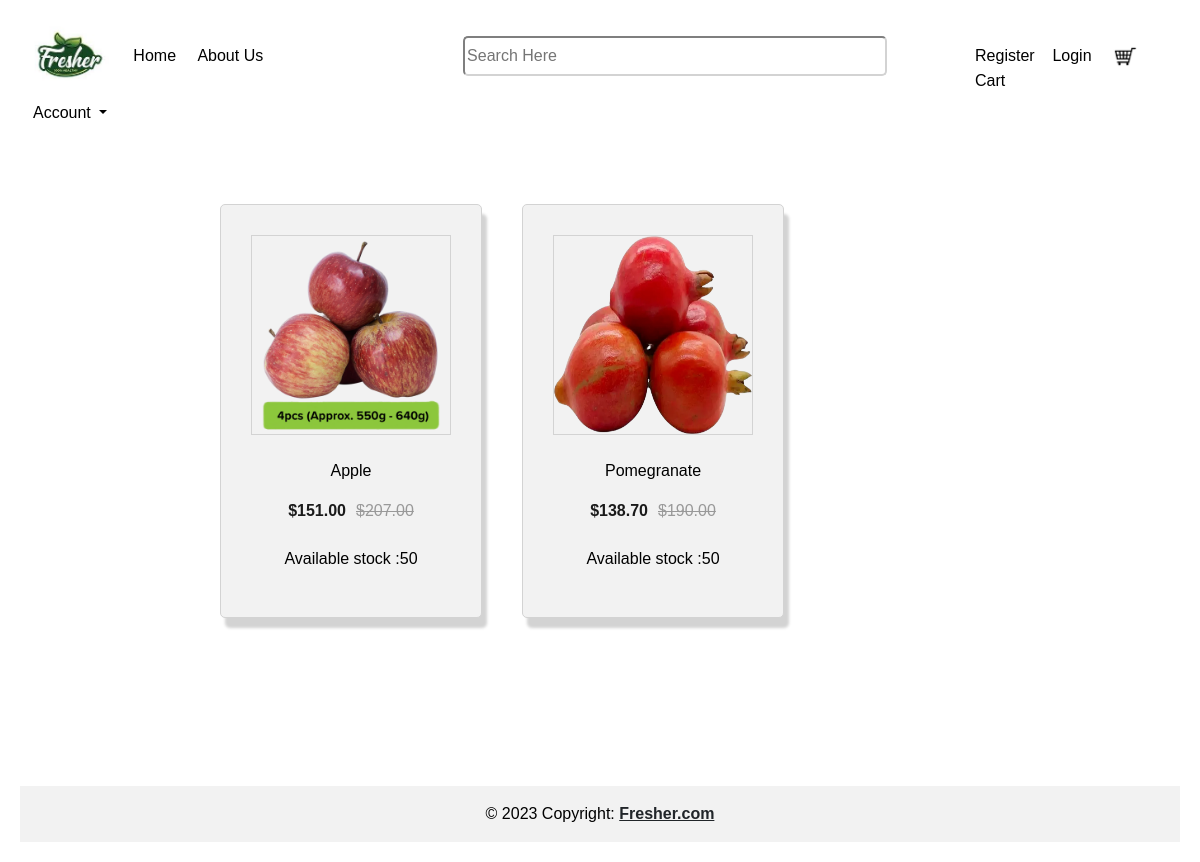
Page /main/items/Fresh fruits on the committed database.
### main/models.py (models this page shows, shortened)
class AllItems(models.Model):
    name = models.CharField(max_length=255,primary_key=True)
    description = models.TextField()
    price = models.DecimalField(max_digits=10, decimal_places=2)
    oldprice=models.DecimalField(max_digits=10, decimal_places=2,null=True)
    product = models.ForeignKey(Product, on_delete=models.CASCADE)
    image = models.ImageField(upload_to='product_images/',blank=True)
    stock_quantity = models.PositiveIntegerField(default=50)

### main/views.py (the view)
# urls.py: path('items/<str:name>',views.allitems,name="items1"),
def allitems(request,name):
    items=AllItems.objects.filter(product=name)
    return render(request,'items.html',{'items':items})

### templates/items.html (shortened to what this page needs)
{% extends 'base.html' %}
{% load static %}
{% block link %}
<link rel="stylesheet" href="{% static 'css/main.css' %}">
{% endblock %}
    {% block content %}
    <div class="main mt-5">
        {% for i in items %}
            <div class="div">
                <a href="{% url 'det' i.name %}" style="text-decoration:none;color:black;">
                <img src="/main/{{i.image}}" width="200px" height="200px"><br><br>
                <p>{{i.name}}</p>
                <div class="span">
                    <span class="new-price">${{i.price}}</span>
                    <span class="old-price">${{i.oldprice}}</span>
                </div><br>
                <p>Available stock :{{i.stock_quantity}}</p>
            </div>
        {% endfor %}
        <body>
    {% endblock %}

### static/css/main.css (style rules this page uses)
.div { border: 1px solid lightgray;border-radius: 5px; background-color:#f2f2f2;padding: 30px;box-shadow: 5px 10px 3px lightgray; }
.div p { display: flex;justify-content: center;align-items: center; }
.div img { border: 1px solid lightgray; }
.main { display: flex; flex-direction: row;padding: 50; gap: 20px;flex-wrap: wrap;padding-left: 200px; }
body { font-family: Arial, sans-serif; margin: 20px; }
.old-price { color: #999; text-decoration: line-through; }
.new-price { color: #1a1a1a; font-weight: bold; }
.span { display: flex; flex-direction: row; justify-content: center; align-items: center;gap: 10px; }

### rows in the picture
AllItems: image (picture), name "Apple", price "151.00", oldprice "207.00", stock_quantity "50"
AllItems: image (picture), name "Pomegranate", price "138.70", oldprice "190.00", stock_quantity "50"
